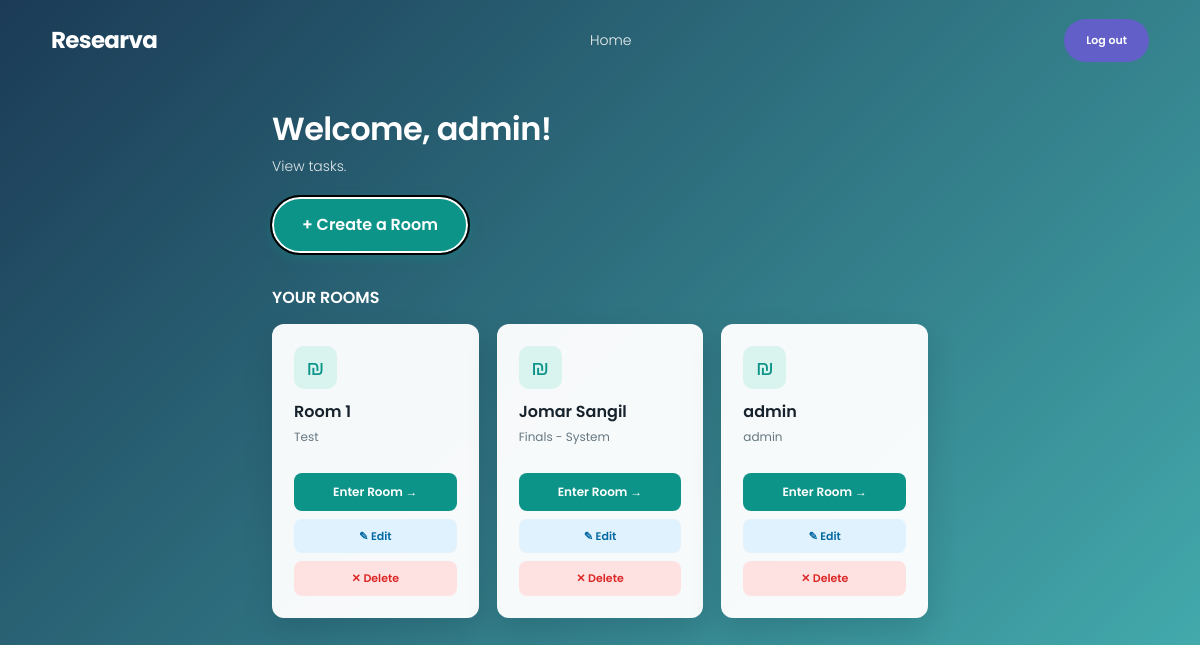
The app's page /admin/first.php (signed in) with its own data.
### tables this page shows
CREATE TABLE `rooms` (
  `id` int(11) NOT NULL,
  `room_name` varchar(100) NOT NULL,
  `description` text DEFAULT NULL,
  `created_by` int(11) NOT NULL,
  `created_at` timestamp NOT NULL DEFAULT current_timestamp()
);

### admin/first.php (the view, shortened to what this page needs)
<?php
include "../config/database.php";
$admin_id = $_SESSION['user_id'];
$sql = "SELECT * FROM rooms
        WHERE created_by = ?
        ORDER BY id DESC";
$stmt = $conn->prepare($sql);
$stmt->bind_param("i", $admin_id);
$stmt->execute();
$result = $stmt->get_result();
$rooms = $result->fetch_all(MYSQLI_ASSOC);
?>
<!DOCTYPE html>
<html lang="en">
<head>
  <link href="https://cdn.jsdelivr.net/npm/bootstrap@5.3.3/dist/css/bootstrap.min.css" rel="stylesheet">
</head>
<body>
  <header class="site-header">
    <a class="brand" href="#" aria-label="Researva">Researva</a>
    <nav class="site-nav" aria-label="Main navigation">
      <a href="first.php">Home</a>
    </nav>
    <a class="pill header-cta" href="../logout.php">Log out</a>
  </header>
  <main class="container page" id="home">
    <section class="welcome">
      <h1>Welcome, <?php
            echo htmlspecialchars($_SESSION["fullname"]);
            ?>!</h1>
      <p>View tasks.</p>
    </section>
<button type="button" class="create-room-btn" id="createRoomBtn">
    + Create a Room
</button>
<section class="rooms-section">
    <h2 class="rooms-heading">YOUR ROOMS</h2>
    <?php if (count($rooms) > 0): ?>
        <div class="rooms-grid">
            <?php foreach ($rooms as $room): ?>
                <div class="room-card">
                    <div>
                        <div class="room-icon">₪</div>
                        <h3>
                            <?php echo htmlspecialchars($room['room_name']); ?>
                        </h3>
                        <p>
                            <?php
                            echo htmlspecialchars(
                                $room['description'] ?: 'No description available.'
                            );
                            ?>
                        </p>
                    </div>
<div class="room-actions">
    <a href="room.php?id=<?php echo urlencode($room['id']); ?>"
       class="enter-room">
        Enter Room →
    </a>
    <button
        type="button"
        class="edit-room-btn"
        onclick="toggleEditForm(<?php echo (int)$room['id']; ?>)">
        ✎ Edit
    </button>
    <form method="POST"
          onsubmit="return confirm('Are you sure you want to delete this room?');">
        <button type="submit"
                name="delete_room"
                class="delete-room-btn">
            ✕ Delete
        </button>
    </form>
</div>
                </div>
            <?php endforeach; ?>
        </div>
    <?php else: ?>
        <div class="no-rooms">
            No rooms created yet. Click "+ Create a Room" to get started.
        </div>
    <?php endif; ?>
</section>
</main>
</body>
</html>

### admin/first.php (style rules this page uses)
.create-room-btn { display: inline-flex; align-items: center; justify-content: center; gap: 8px; padding: 14px 28px; background: #0d9488; color: white; font-size: 16px; font-weight: 600; border: none; border-radius: 9999px; cursor: pointer; box-shadow: 0 4px 14px rgba(13, 148, 136, 0.35); transition: all 0.25s cubic-bezier(0.34, 1.56, 0.64, 1); user-select: none; }
:root { --purple: #625fc8; --purple-hover: #514eb5; --blue: #0f7ad1; --teal: #2ca8a8; --text: #17232c; --muted: #667781; --line: #dce5e8; --panel: rgba(255,255,255,.97); }
* { box-sizing: border-box; }
body { margin: 0; min-height: 100vh; font-family: "Poppins", Arial, sans-serif; color: var(--text); background: linear-gradient(135deg, rgba(8,42,71,.92), rgba(44,168,168,.88)), url("https://images.unsplash.com/photo-1523050854058-8df90110c9f1?auto=format&fit=crop&w=2000&q=85") center / cover fixed no-repeat; }
.site-header { min-height: 80px; width: min(100% - 8.5%, 1400px); margin: 0 auto; display: flex; align-items: center; justify-content: space-between; gap: 24px; color: white; }
.brand { color: white; text-decoration: none; font-size: 23px; font-weight: 700; letter-spacing: -.7px; }
.site-nav { display: flex; align-items: center; gap: clamp(20px, 3vw, 44px); }
.site-nav a { color: rgba(255,255,255,.92); text-decoration: none; font-size: 14px; font-weight: 300; padding: 8px 0; }
.pill { border: 0; border-radius: 999px; background: var(--purple); color: white; padding: 13px 23px; font: 600 11px "Poppins", sans-serif; cursor: pointer; text-decoration: none; display: inline-flex; align-items: center; justify-content: center; transition: transform .15s ease, background .15s ease; }
.header-cta { padding: 13px 22px; }
.page { max-width: 680px; margin: 30px auto 60px; }
.welcome { color: white; margin: 0 0 18px; }
.welcome h1 { font-size: clamp(24px, 3vw, 32px); line-height: 1.2; margin: 0 0 7px; font-weight: 600; letter-spacing: -.6px; }
.welcome p { margin: 0; font-size: 14px; line-height: 1.7; font-weight: 300; color: rgba(255,255,255,.86); }
.create-room-btn { display: inline-flex; align-items: center; justify-content: center; gap: 8px; padding: 14px 28px; background: #0d9488; color: white; font-size: 16px; font-weight: 600; border: 2px solid white; outline: 2px solid black; border-radius: 9999px; cursor: pointer; transition: all 0.25s ease; }
.rooms-section { margin-top: 35px; }
.rooms-heading { color: white; font-size: 16px; font-weight: 600; margin-bottom: 17px; }
.rooms-grid { display: grid; grid-template-columns: repeat(auto-fill, minmax(200px, 1fr)); gap: 18px; }
.room-card { background: rgba(255,255,255,.96); border-radius: 12px; padding: 22px; min-height: 180px; box-shadow: 0 12px 30px rgba(3,28,43,.15); transition: .25s ease; display: flex; flex-direction: column; justify-content: space-between; }
.room-icon { width: 43px; height: 43px; background: #d9f3ef; color: #0d9488; border-radius: 10px; display: grid; place-items: center; font-size: 21px; margin-bottom: 13px; }
.room-card h3 { color: #17232c; font-size: 16px; font-weight: 600; margin-bottom: 6px; overflow-wrap: anywhere; }
.room-card p { color: #667781; font-size: 12px; margin-bottom: 15px; overflow-wrap: anywhere; }
.enter-room { background: #0d9488; color: white; text-decoration: none; text-align: center; padding: 10px; border-radius: 8px; font-size: 12px; font-weight: 600; transition: .2s; }
.room-actions { display: flex; flex-direction: column; gap: 8px; margin-top: 12px; }
.room-actions form { width: 100%; }
.room-actions .enter-room { width: 100%; display: block; }
.edit-room-btn, .delete-room-btn { width: 100%; border: none; border-radius: 8px; padding: 9px; font-family: "Poppins", sans-serif; font-size: 11px; font-weight: 600; cursor: pointer; transition: .2s ease; }
.edit-room-btn { background: #e0f2fe; color: #0369a1; }
.delete-room-btn { background: #fee2e2; color: #dc2626; }

### records on screen
rooms: room_name "Room 1", description "Test"
rooms: room_name "Jomar Sangil", description "Finals - System"
rooms: room_name "admin", description "admin"

### other values on screen
$_SESSION["fullname"] "admin"
